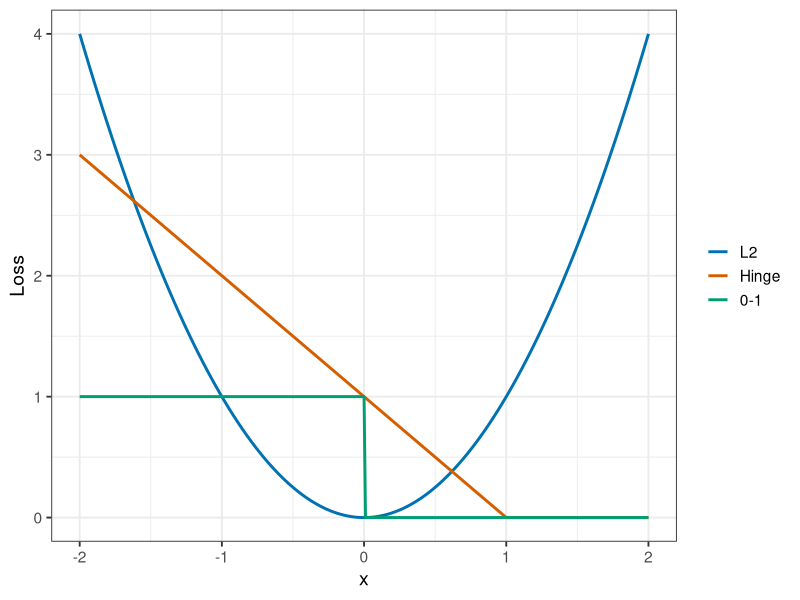

Write the R code that produced this figure.
# Used in: ../01-diff.tex
#
# Compare a smooth quadratic loss, the hinge loss, and the discontinuous 0-1
# loss on the same axis.

set.seed(1L)

library(data.table)
library(ggplot2)

dir.create("../figure", recursive = TRUE, showWarnings = FALSE)

loss_data = data.table(x = seq(-2, 2, by = 0.01))
loss_data[, l2 := x^2]
loss_data[, hinge := ifelse(x > 1, 0, 1 - x)]
loss_data[, zero_one := ifelse(x > 0, 0, 1)]

plot_data = melt(
  loss_data,
  id.vars = "x",
  variable.name = "loss",
  value.name = "value"
)
plot_data[, loss := factor(loss, levels = c("l2", "hinge", "zero_one"))]

loss_plot = ggplot(plot_data, aes(x = x, y = value, colour = loss)) +
  geom_line(linewidth = 1) +
  scale_colour_manual(
    values = c(l2 = "#0072B2", hinge = "#D55E00", zero_one = "#009E73"),
    labels = c(l2 = "L2", hinge = "Hinge", zero_one = "0-1")
  ) +
  labs(x = "x", y = "Loss", colour = NULL) +
  theme_bw(base_size = 14)

ggsave("../figure/hinge_vs_l2.pdf", loss_plot, width = 3.4, height = 2.6)
